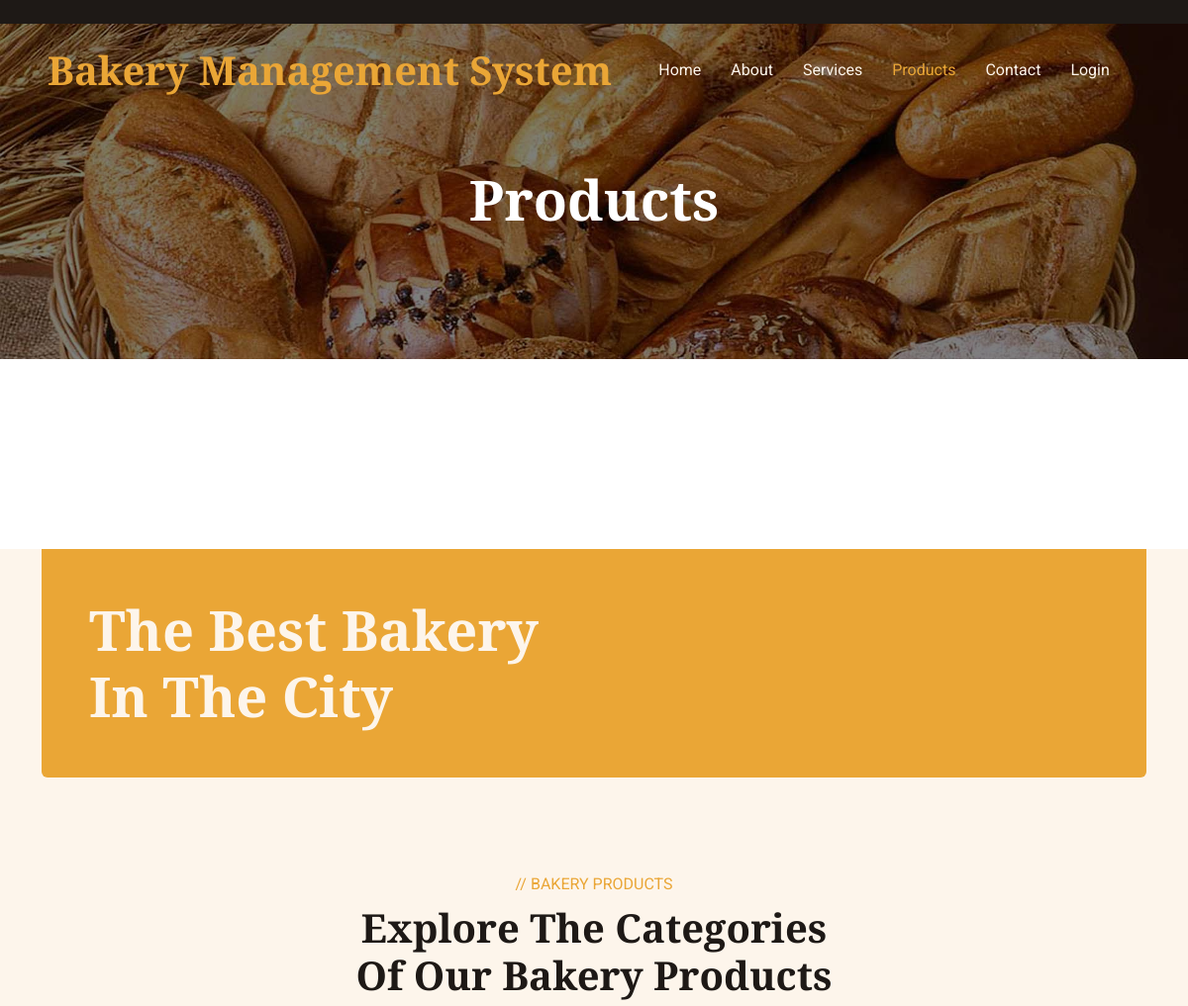
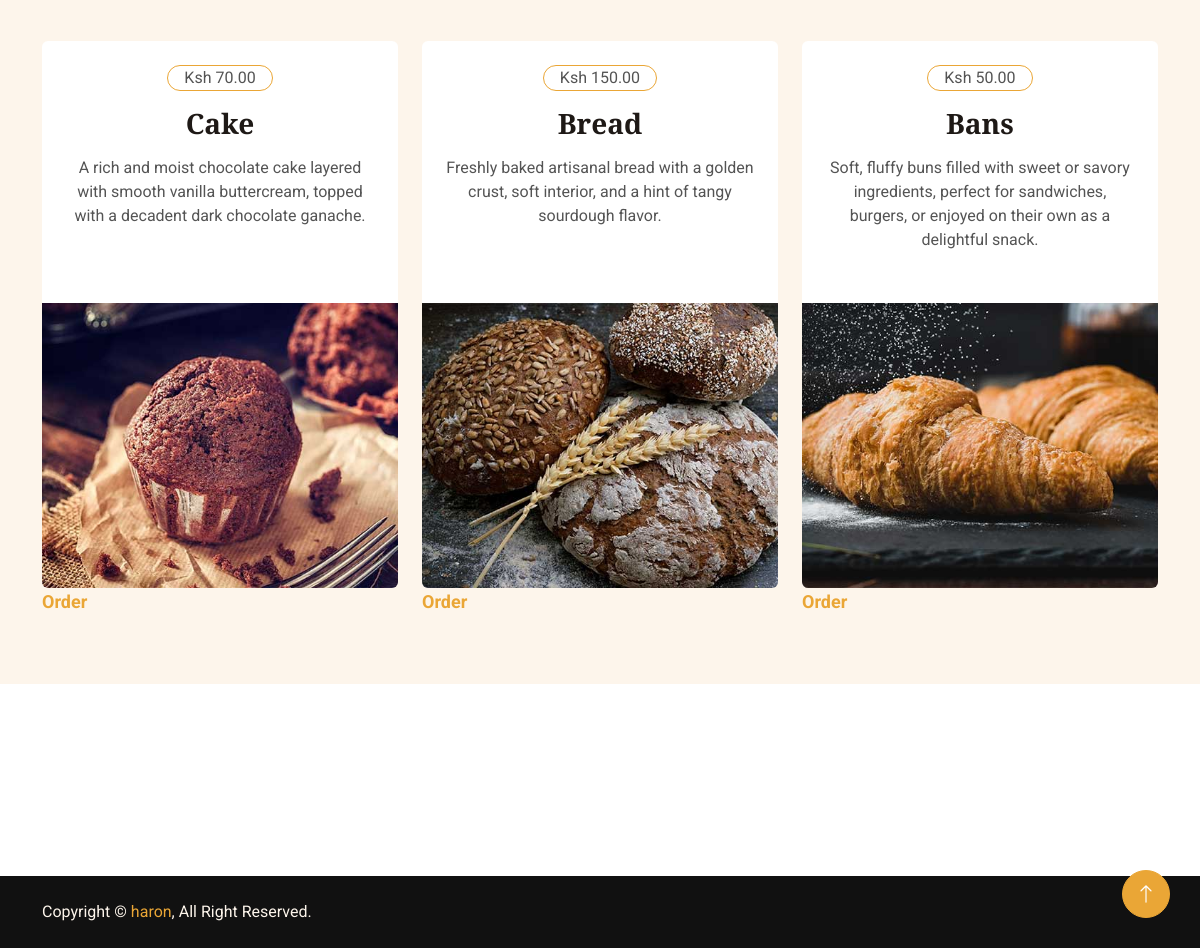
The app's page /product (signed in) with its own data (2 pictures, top to bottom).
### bakery_app/models.py (models this page shows)
class Products(models.Model):
    name = models.CharField(max_length=40)
    price = models.DecimalField(max_digits=6, decimal_places=2)
    description = models.TextField()
    image = models.ImageField(null=True)

### bakery_app/views.py (the view)
# urls.py: path('product', ProductView.as_view(), name='product'),
class ProductView(View):
    def get(self, request):
        products = Products.objects.all()
        context = {
            'products': products
        }
        return render(request, 'product.html', context)

### templates/product.html (shortened to what this page needs)
{% load static %}
<!DOCTYPE html>
<html lang="en">
<head>
    <link href="https://cdnjs.cloudflare.com/ajax/libs/font-awesome/5.10.0/css/all.min.css" rel="stylesheet">
    <link href="https://cdn.jsdelivr.net/npm/bootstrap-icons@1.4.1/font/bootstrap-icons.css" rel="stylesheet">
    <link href="{% static 'lib/animate/animate.min.css' %}" rel="stylesheet">
    <link href="{% static 'lib/owlcarousel/assets/owl.carousel.min.css' %}" rel="stylesheet">
    <link href="{% static 'css/bootstrap.min.css' %}" rel="stylesheet">
    <link href="{% static 'css/style.css' %}" rel="stylesheet">
</head>
<body>
    <div class="container-fluid top-bar bg-dark text-light px-0 wow fadeIn" data-wow-delay="0.1s">
        <div class="row gx-0 align-items-center d-none d-lg-flex">
            <div class="col-lg-6 px-5 text-end">
            </div>
        </div>
    </div>
    <nav class="navbar navbar-expand-lg navbar-dark fixed-top py-lg-0 px-lg-5 wow fadeIn" data-wow-delay="0.1s">
        <a href="index.html" class="navbar-brand ms-4 ms-lg-0">
            <h1 class="text-primary m-0">Bakery Management System</h1>
        </a>
        <div class="collapse navbar-collapse" id="navbarCollapse">
            <div class="navbar-nav mx-auto p-4 p-lg-0">
                <a href="{% url 'home' %}" class="nav-item nav-link">Home</a>
                <a href="{% url 'about' %}" class="nav-item nav-link">About</a>
                <a href="{% url 'service' %}" class="nav-item nav-link">Services</a>
                <a href="{% url 'product' %}" class="nav-item nav-link active">Products</a>
                <a href="{% url 'contact' %}" class="nav-item nav-link">Contact</a>
                <a href="{% url 'login' %}" class="nav-item nav-link">Login</a>
            </div>
        </div>
    </nav>
    <div class="container-fluid page-header py-6 wow fadeIn" data-wow-delay="0.1s">
        <div class="container text-center pt-5 pb-3">
            <h1 class="display-4 text-white animated slideInDown mb-3">Products</h1>
        </div>
    </div>
{% if request.user.is_authenticated %}
    <div class="container-xxl bg-light my-6 py-6 pt-0" style="margin: 12rem 0;">
        <div class="container">
            <div class="bg-primary text-light rounded-bottom p-5 my-6 mt-0 wow fadeInUp" data-wow-delay="0.1s">
                <div class="row g-4 align-items-center">
                    <div class="col-lg-6">
                        <h1 class="display-4 text-light mb-0">The Best Bakery In The City</h1>
                    </div>
                    <div class="col-lg-6 text-lg-end">
                    </div>
                </div>
            </div>
            <div class="text-center mx-auto mb-5 wow fadeInUp" data-wow-delay="0.1s" style="max-width: 500px;">
                <p class="text-primary text-uppercase mb-2">// Bakery Products</p>
                <h1 class="display-6 mb-4">Explore The Categories Of Our Bakery Products</h1>
            </div>
            <div class="row g-4">
                {% for product in products %}
                <div class="col-lg-4 col-md-6 wow fadeInUp" data-wow-delay="0.1s">
                    <div class="product-item d-flex flex-column bg-white rounded overflow-hidden h-100">
                        <div class="text-center p-4">
                            <div class="d-inline-block border border-primary rounded-pill px-3 mb-3">Ksh {{product.price}}</div>
                            <h3 class="mb-3">{{product.name}}</h3>
                            <span>{{product.description}}</span>
                        </div>
                        <div class="position-relative mt-auto">
                            <img class="img-fluid" src="{{product.image.url}}" alt="">
                        </div>
                    </div><span style="font-size:large;font-weight:bold;"><a href="{% url 'order' product.id %}">Order</a></span>
                </div>
                {% endfor %}
            </div>
        </div>
    </div>
    {% else %}
    <span style="text-align: center; font-size: large; font-weight: bold;"><p><a href="{% url 'login' %}">Login</a> to see and order products.</p></span>
    {% endif %}
    <div class="container-fluid copyright text-light py-4 wow fadeIn" data-wow-delay="0.1s">
        <div class="container">
            <div class="row">
                <div class="col-md-6 text-center text-md-start mb-3 mb-md-0">
                    Copyright &copy; <a href="#">haron</a>, All Right Reserved.
                </div>
                <div class="col-md-6 text-center text-md-end">
                </div>
            </div>
        </div>
    </div>
    <a href="#" class="btn btn-lg btn-primary btn-lg-square rounded-circle back-to-top"><i class="bi bi-arrow-up"></i></a>
</body>
</html>

### static/css/style.css (style rules this page uses)
:root { --primary: #EAA636; --secondary: #545454; --light: #FDF5EB; --dark: #1E1916; }
.py-6 { padding-top: 6rem; padding-bottom: 6rem; }
.my-6 { margin-top: 6rem; margin-bottom: 6rem; }
.back-to-top { position: fixed; display: none; right: 30px; bottom: 30px; z-index: 99; }
.btn { font-weight: 500; transition: .5s; }
.btn.btn-primary { color: #FFFFFF; }
.btn-lg-square { width: 48px; height: 48px; }
.btn-square, .btn-sm-square, .btn-lg-square { padding: 0; display: flex; align-items: center; justify-content: center; font-weight: normal; }
.navbar .navbar-nav .nav-link { padding: 35px 15px; color: var(--light); outline: none; }
.navbar .navbar-nav .nav-link:hover, .navbar .navbar-nav .nav-link.active { color: var(--primary); }
.navbar.fixed-top { transition: .5s; }
.page-header { margin-bottom: 6rem; background: linear-gradient(rgba(0, 0, 0, .5), rgba(0, 0, 0, .5)), url(../img/carousel-1.jpg) center center no-repeat; background-size: cover; }
.product-item { transition: .5s; }
.copyright { background: #111111; }
.copyright a { color: var(--primary); }

### records on screen
Products: price "70.00", name "Cake", description "A rich and moist chocolate cake layered with smooth vanilla buttercream, topped with a decadent dark chocolate ganache.", image (picture)
Products: price "150.00", name "Bread", description "Freshly baked artisanal bread with a golden crust, soft interior, and a hint of tangy sourdough flavor.", image (picture)
Products: price "50.00", name "Bans", description "Soft, fluffy buns filled with sweet or savory ingredients, perfect for sandwiches, burgers, or enjoyed on their own as a delightful snack.", image (picture)
